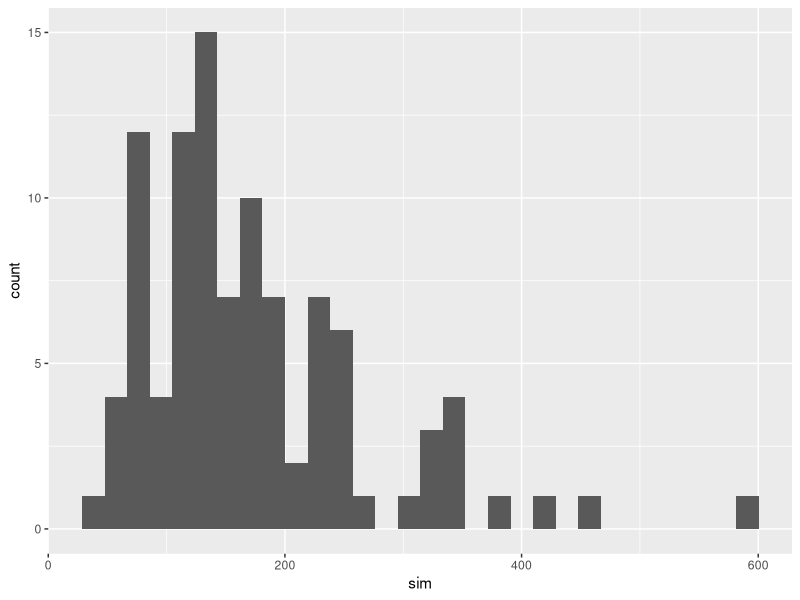
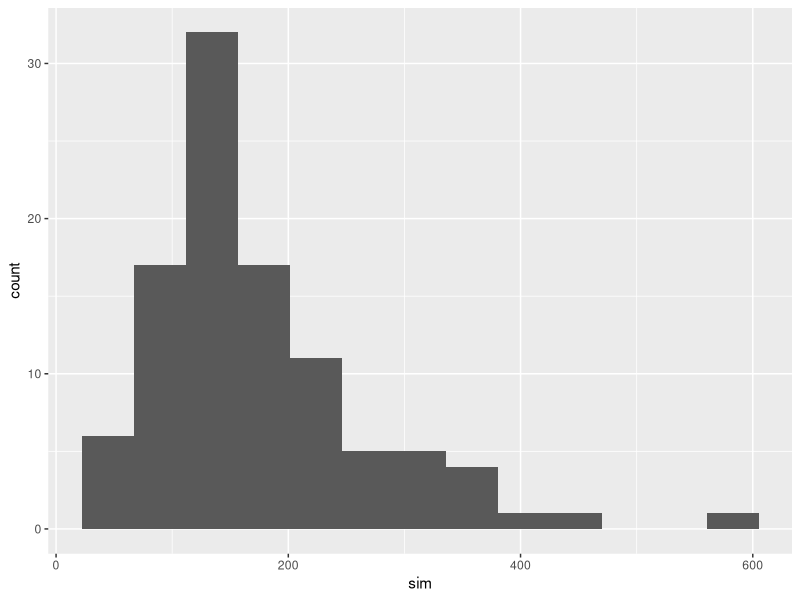
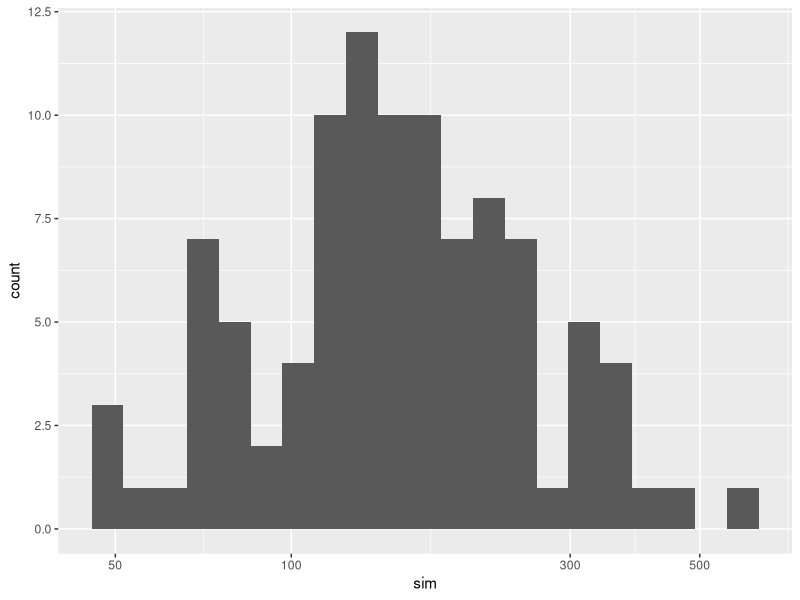
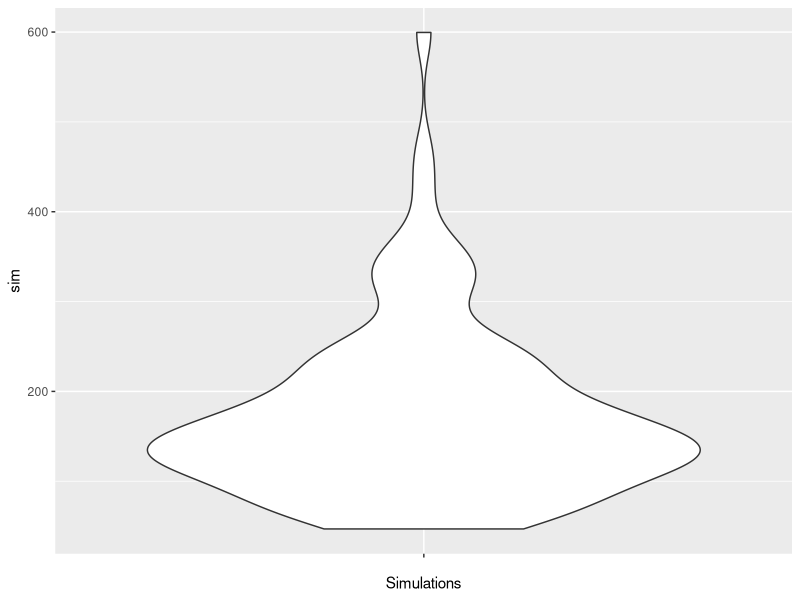

These charts were generated, in order, by the following R code:
## ---- chunk 1
#| label: setup
library(tidyverse) #used primarily for ggplot2
library(scales) #used for nicer log-scales with 'log_breaks()'
## ---- chunk 2
#| label: sample_generation

set.seed(426) #set.seed for reproducibility
n <- 100
sim <- rlnorm(n, meanlog = 5, sdlog = 0.5)
tbl <- tibble(sim)
## ---- chunk 3
#| label: histogram1
ggplot(mapping = aes(x = sim), data = tbl) +
  geom_histogram()
## ---- chunk 4
#| label: histogram3

freedman_diaconis <- function(x){
  return(2 * IQR(x) / length(x)^(1/3))
}

ggplot(mapping = aes(x = sim), data = tbl) +
  geom_histogram(binwidth = function(x) freedman_diaconis(x))
## ---- chunk 5
#| label: histogram4
ggplot(mapping = aes(x = sim), data = tbl) +
  geom_histogram(binwidth = function(x) freedman_diaconis(log(x))) +
  scale_x_log10(breaks = log_breaks())
## ---- chunk 6
#| label: violin1

ggplot(mapping = aes(x = " ", y = sim)) +
  geom_violin() +
  xlab("Simulations")
